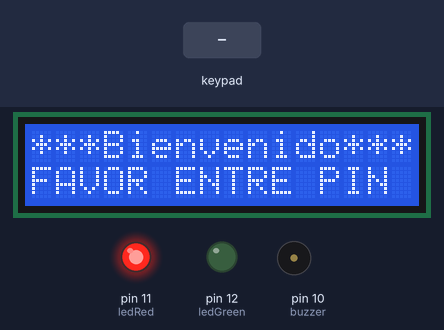
Simulated run of this sketch. Board: Arduino Uno, built with avr-gcc and run on an emulated ATmega328P. On the bench: 16×2 character LCD, output pins drawn as LEDs (lit = HIGH), buzzer (waves = sounding, pin HIGH). The test bench sets the inputs (shaded band). What the sketch prints to the serial monitor is not drawn.

Above: at 1.2 s.
1.3 s: keypad keys 1 2 3 4 5 pressed 0.4 s apart
At 4.6 s:
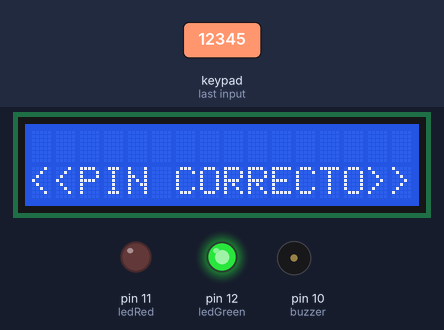
4.8 s: keypad keys * * * * * * * * pressed 0.4 s apart
At 8.6 s:
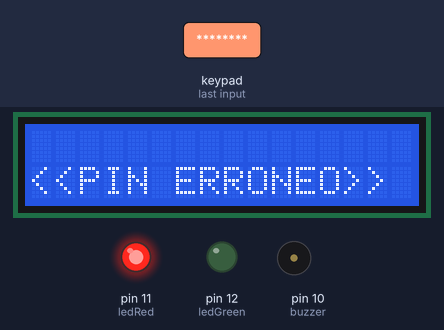
9.8 s: key 'A' pressed
At 11.81 s:
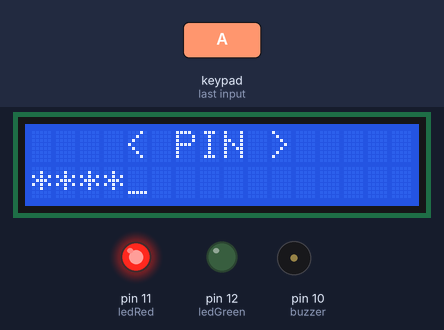
12.0 s: key '1' pressed
At 12.71 s:
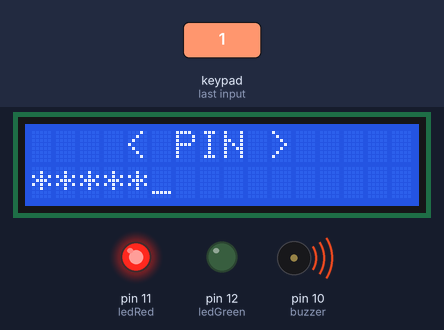
15.0 s: key '2' pressed
At 16.0 s:
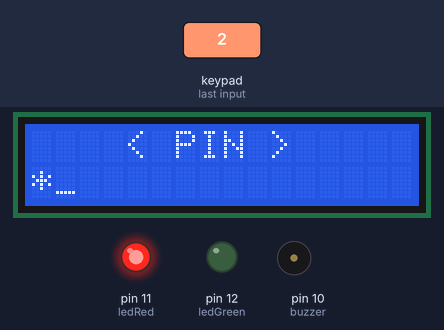
16.8 s: keypad keys 1 2 3 4 5 # pressed 0.4 s apart
At 22.6 s:
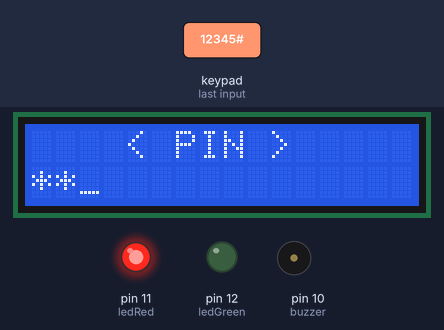
Timing chart, 0 to 23.2 s (numbered marks = the images above; inputs shaded):
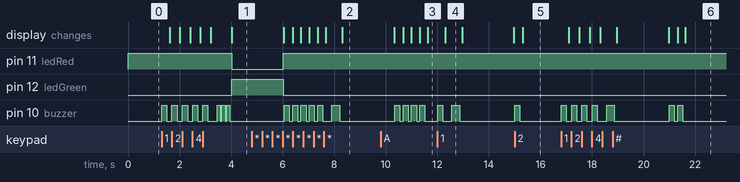

Measured:
- after the input at 1.3 s, pin 11 (ledRed): HIGH → LOW after 2.7 s; pin 12 (ledGreen): LOW → HIGH after 2.7 s; pin 10 (buzzer): LOW → HIGH at once, → LOW 0.20 s later, → HIGH 0.20 s later, → LOW 0.20 s later, … (16 changes in this stretch); the display: first changes after 0.31 s (image 1 shows a later state)
- after the input at 4.8 s, pin 10 (buzzer): goes 4 × (HIGH 0.20 s, LOW 0.12 s), HIGH 0.20 s, LOW 0.35 s, HIGH 0.30 s, then LOW, starting after 1.3 s; the display: first differs from a run without the input after 1.6 s (image 2 shows a later state)
- after the input at 9.8 s, the display: first differs from a run without the input after 1.8 s (image 3)
- after the input at 12.0 s, pin 10 (buzzer): LOW → HIGH at once, → LOW 0.20 s later, → HIGH 0.35 s later, → LOW 0.30 s later; the display: changes after 0.31 s (image 4)
- after the input at 15.0 s, pin 10 (buzzer): LOW → HIGH at once, → LOW 0.20 s later; the display: changes after 0.31 s (image 5)
- after the input at 16.8 s, pin 10 (buzzer): LOW → HIGH at once, → LOW 0.20 s later, → HIGH 0.21 s later, → LOW 0.20 s later, … (14 changes in this stretch); the display: changes after 0.31 s (image 6)
- what the display in image 4 shows lasts 0.7 s, from 12.3 s to 13.0 s

The sketch:

CerraduraElectronica.ino
```cpp
#include <Password.h>

#include <Key.h>
#include <Keypad.h>
#include <LiquidCrystal.h>  //Incluimos la libreria LiquidCrystal

Password password = Password("12345");  //Definimos el Password
int dlugosc = 5;                        //Largo del Password

LiquidCrystal lcd(A0, A1, A2, A3, A4, A5); //Definimos los pines del LCD

int buzzer = 10; //Creamos las Variables de salida
int ledRed = 11;
int ledGreen = 12;

int ilosc; //Numero de Clicks

const byte ROWS = 4; // Cuatro Filas
const byte COLS = 4; // Cuatro Columnas

// Definimos el Keymap
char keys[ROWS][COLS] = {
  {'1','2','3','A'},
  {'4','5','6','B'},
  {'7','8','9','C'},
  {'*','0','#','D'}
};

byte rowPins[ROWS] = { 9,8,7,6 };// Conectar los keypads ROW1, ROW2, ROW3 y ROW4 a esos Pines de Arduino.
byte colPins[COLS] = { 5,4,3,2, };// Conectar los keypads COL1, COL2, COL3 y COL4 a esos Pines de Arduino.

Keypad keypad = Keypad( makeKeymap(keys), rowPins, colPins, ROWS, COLS );

void setup()
{
  Serial.begin(9600);
  keypad.addEventListener(keypadEvent);
  pinMode(ledRed, OUTPUT);
  pinMode(ledGreen, OUTPUT);
  pinMode(buzzer, OUTPUT);

  digitalWrite(ledRed, HIGH);
  digitalWrite(ledGreen, LOW);

  lcd.begin(16, 2);

  lcd.setCursor(0,0);
  lcd.print("***Bienvenido***");
  lcd.setCursor(0,1);
  lcd.print("FAVOR ENTRE PIN");
}

void loop()
{
  keypad.getKey();
}
void keypadEvent(KeypadEvent eKey)
{
  switch (keypad.getState())
  {
    case PRESSED:

int i;
for( i = 1; i <= 1; i++ )
{
  digitalWrite(buzzer, HIGH);
  delay(200);
  digitalWrite(buzzer, LOW);
  delay(100);
}

Serial.print("Pressed: ");
Serial.println(eKey);

switch (eKey)
{


default:
ilosc=ilosc+1;
password.append(eKey);
}
//Serial.println(ilosc);

if(ilosc == 1)
{
lcd.clear();
lcd.setCursor(1,0);
lcd.print("   < PIN >");
lcd.setCursor(0,1);
lcd.print("*_");
}
if(ilosc == 2)
{
lcd.clear();
lcd.setCursor(1,0);
lcd.print("   < PIN >");
lcd.setCursor(0,1);
lcd.print("**_");
}
if(ilosc == 3)
{
lcd.clear();
lcd.setCursor(1,0);
lcd.print("   < PIN >");
lcd.setCursor(0,1);
lcd.print("***_");
}
if(ilosc == 4)
{
lcd.clear();
lcd.setCursor(1,0);
lcd.print("   < PIN >");
lcd.setCursor(0,1);
lcd.print("****_");
}
if(ilosc == 5)
{
lcd.clear();
lcd.setCursor(1,0);
lcd.print("   < PIN >");
lcd.setCursor(0,1);
lcd.print("*****_");
}
if(ilosc == 6)
{
lcd.clear();
lcd.setCursor(1,0);
lcd.print("   < PIN >");
lcd.setCursor(0,1);
lcd.print("******_");
}
if(ilosc == 7)
{
lcd.clear();
lcd.setCursor(1,0);
lcd.print("   < PIN >");
lcd.setCursor(0,1);
lcd.print("*******_");
}
if(ilosc == 8)
{
lcd.clear();
lcd.setCursor(1,0);
lcd.print("   < PIN >");
lcd.setCursor(0,1);
lcd.print("********");
}

if(ilosc == dlugosc)
{
delay(250);
checkPassword();
ilosc = 0;
}
}
}

void checkPassword()
{
  if (password.evaluate())
  {
int i;
for( i = 1; i <= 3; i++ )
{
  digitalWrite(buzzer, HIGH);
  delay(120);
  digitalWrite(buzzer, LOW);
  delay(70);
}
    ilosc = 0;
    password.reset();

    Serial.println("Correcto");

    digitalWrite(ledRed, LOW);
    digitalWrite(ledGreen, HIGH);

    lcd.clear();
    lcd.setCursor(0,1);
    lcd.print("<<PIN CORRECTO>>");

    delay(2000);
    digitalWrite(ledGreen, LOW);
    digitalWrite(ledRed, HIGH);

    lcd.clear();
    lcd.setCursor(0,0);
    lcd.print("---Bienvenido---");
    lcd.setCursor(0,1);
    lcd.print("FAVOR ENTRE PIN");

  }
  else
  {
int i;
for( i = 1; i <= 1; i++ )
{
  digitalWrite(buzzer, HIGH);
  delay(300);
  digitalWrite(buzzer, LOW);
  delay(100);
}
    ilosc = 0;
    password.reset();

    Serial.println("Error");

    digitalWrite(ledGreen, LOW);
    digitalWrite(ledRed, HIGH);

    lcd.clear();
    lcd.setCursor(0,1);
    lcd.print("<<PIN ERRONEO>>");
    delay(2000);

    lcd.clear();
    lcd.setCursor(0,0);
    lcd.print("  *Bienvenido*");
    lcd.setCursor(0,1);
    lcd.print("FAVOR ENTRE PIN");
  }
}
```
